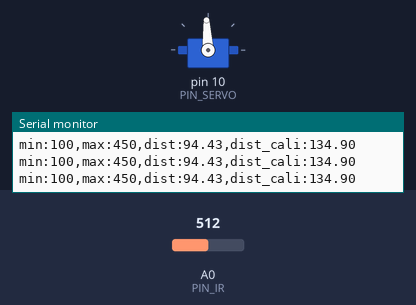
Recording of a sketch running on a simulated Arduino Uno, built with avr-gcc and run on an emulated ATmega328P. Shown: servo, the last lines printed to the serial monitor. Inputs (shaded band) come from the test bench; at power-on: A0 (PIN_IR) = 512.

Above: at 1.2 s.
1.3 s: A0 (PIN_IR) set to 330
4.3 s: A0 (PIN_IR) set to 311
At 5.4 s:
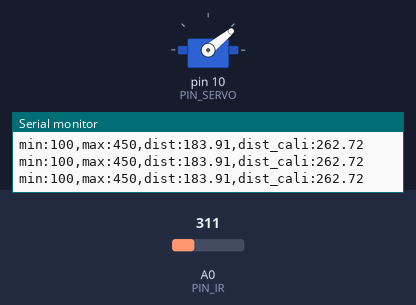
5.8 s: A0 (PIN_IR) set to 420
At 6.6 s:
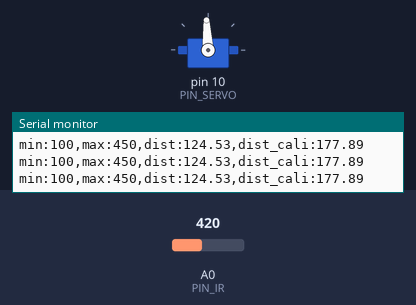
7.3 s: A0 (PIN_IR) set to 306
At 8.3 s:
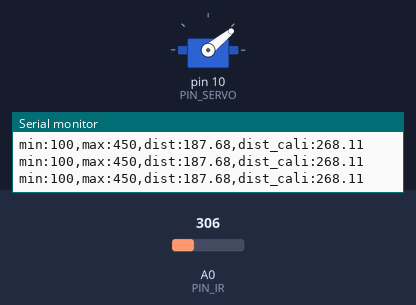
Timing chart, 0 to 9.8 s (numbered marks = the images above; inputs shaded):
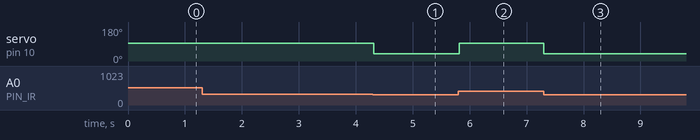

Measured:
- the behaviour switches between 319 and 318 on A0 (PIN_IR) (found by bisection; images 0 and 1)
- after the input at 4.3 s, servo on pin 10 (PIN_SERVO): 93° → 39° at once
- after the input at 5.8 s, servo on pin 10 (PIN_SERVO): 39° → 93° at once
- after the input at 7.3 s, servo on pin 10 (PIN_SERVO): 93° → 39° at once

The sketch:

21_bbc_20203138.ino
```cpp
#include <Servo.h>
#define PIN_SERVO 10

Servo myservo;

// Arduino pin assignment
#define PIN_IR A0

//Framework setting
#define _DIST_MIN 100
#define _DIST_MAX 410

//Servo range
#define _DUTY_MIN 950
#define _DUTY_NEU 1480
#define _DUTY_MAX 1500

//#define _DIST_ALPHA 0.0

//#define _SERVO_ANGLE 30.0
//#define _SERVO_SPEED 30.0


int a, b; // unit: mm

void setup() {
// initialize GPIO pins
  myservo.attach(PIN_SERVO);

// initialize serial port
  Serial.begin(57600);

  a = 70;
  b = 280;
  myservo.writeMicroseconds(1500);
}

  float ir_distance(void){ // return value unit: mm
    float val;
    float volt = float(analogRead(PIN_IR));
    val = ((6762.0/(volt-9.0))-4.0) * 10.0;
    return val;
  }

void loop() {
  float raw_dist = ir_distance();
  float dist_cali = 100 + 300.0 / (b - a) * (raw_dist - a);
  Serial.print("min:100,max:450,dist:");
  Serial.print(raw_dist);
  Serial.print(",dist_cali:");
  Serial.println(dist_cali);

  if(dist_cali > 255) {
    myservo.writeMicroseconds(_DUTY_MIN);
  }
  else {
    myservo.writeMicroseconds(_DUTY_MAX);
  }
  delay(20);
}
```
